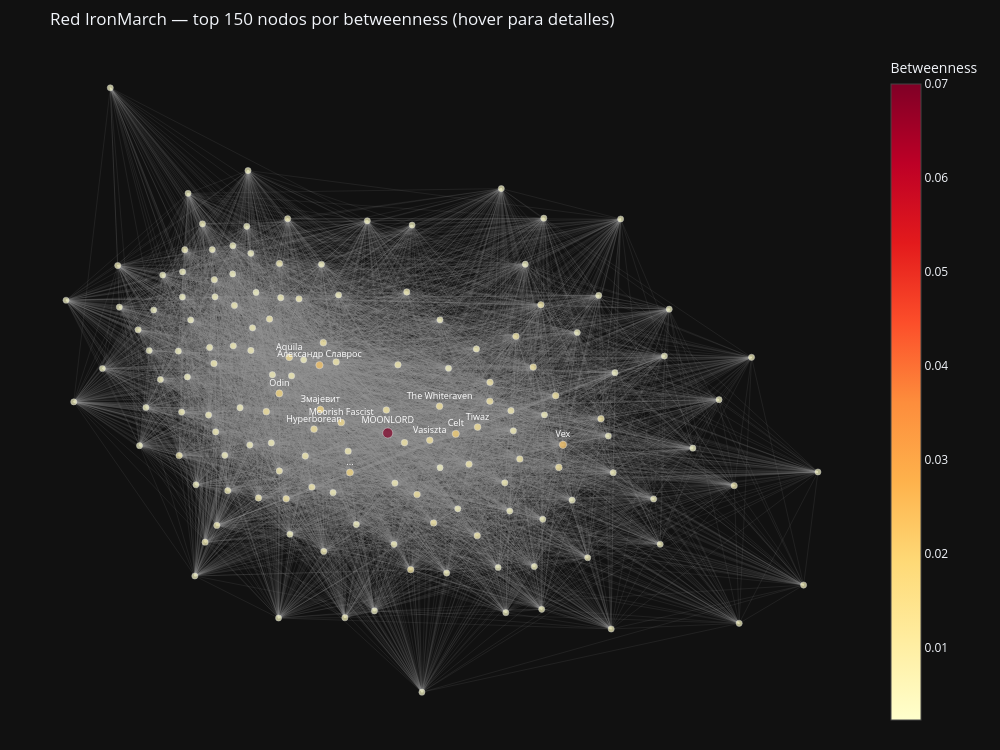

The code cell stored with this chart in its notebook:
### Markdown cell above
### 2.3 Visualización interactiva de la red pública

Esta celda genera una gráfica interactiva con Plotly. Puedes:
- **Hacer zoom** con la rueda del mouse
- **Mover la vista** arrastrando
- **Hacer hover** sobre un nodo para ver el nombre, betweenness y conexiones

Solo mostramos los **top 150 nodos por betweenness** para evitar solapamiento visual.
El tamaño de cada nodo es proporcional a su betweenness — los brokers más importantes
aparecen más grandes. El color también varía de amarillo (bajo) a rojo (alto betweenness).

### Code cell
if G_public.number_of_nodes() > 0 and 'btw_cent' in dir():
    G_main = G_public.subgraph(largest_cc).copy()

    # Seleccionar top 150 por betweenness dentro del componente principal
    top_nodes = sorted(
        [n for n in G_main.nodes() if n in btw_cent],
        key=lambda n: btw_cent[n], reverse=True
    )[:150]
    G_viz = G_main.subgraph(top_nodes).copy()

    # spring_layout calcula posiciones para los nodos evitando solapamiento
    # k=1.2 controla el espacio entre nodos, seed=42 hace el layout reproducible
    pos = nx.spring_layout(G_viz, k=1.2, iterations=80, seed=42)

    # Construir las aristas como líneas discontinuas
    edge_x, edge_y = [], []
    for u, v in G_viz.edges():
        x0, y0 = pos[u]; x1, y1 = pos[v]
        edge_x += [x0, x1, None]; edge_y += [y0, y1, None]  # None separa segmentos

    edge_trace = go.Scatter(
        x=edge_x, y=edge_y, mode='lines',
        line=dict(width=0.4, color='rgba(150,150,150,0.3)'),
        hoverinfo='none',
    )

    node_btw   = [btw_cent.get(n, 0) for n in G_viz.nodes()]
    node_names = [uid_to_name.get(n, f'uid:{n}') for n in G_viz.nodes()]
    # Tamaño: los brokers más importantes tienen nodos más grandes
    node_sizes = [b * 60 + 6 for b in node_btw]
    # Solo etiquetar los 12 nodos con mayor betweenness
    btw_threshold = sorted(node_btw, reverse=True)[min(12, len(node_btw) - 1)]

    node_trace = go.Scatter(
        x=[pos[n][0] for n in G_viz.nodes()],
        y=[pos[n][1] for n in G_viz.nodes()],
        mode='markers+text',
        marker=dict(
            size=node_sizes,
            color=node_btw,
            colorscale='YlOrRd',
            colorbar=dict(title='Betweenness'),
            line=dict(width=0.5, color='white'),
        ),
        text=[name if btw_cent.get(n, 0) >= btw_threshold else ''
              for n, name in zip(G_viz.nodes(), node_names)],
        textposition='top center',
        textfont=dict(size=9, color='white'),
        hovertext=[f'{name}<br>btw={btw_cent.get(n,0):.4f}<br>conexiones={G_viz.degree(n)}'
                   for n, name in zip(G_viz.nodes(), node_names)],
        hoverinfo='text',
    )

    fig = go.Figure(
        data=[edge_trace, node_trace],
        layout=go.Layout(
            title='Red IronMarch — top 150 nodos por betweenness (hover para detalles)',
            template='plotly_dark',
            showlegend=False,
            width=1000, height=750,
            xaxis=dict(showgrid=False, zeroline=False, showticklabels=False),
            yaxis=dict(showgrid=False, zeroline=False, showticklabels=False),
            margin=dict(l=20, r=20, t=50, b=20),
        )
    )
    fig.show()
else:
    print('Grafo vacío o betweenness no calculado. Ejecutar celdas anteriores.')

### Figure 1 — Plotly figure (JSON) as saved in the notebook; plotly's stock layout.template omitted (floating-point values rounded to 4 significant figures; data arrays with more than 128 entries replaced by an {"elided": "..."} marker saying what was removed)
{"data": [{"hoverinfo": "none", "line": {"color": "rgba(150,150,150,0.3)", "width": 0.4}, "mode": "lines", "type": "scatter", "x": {"elided": "24975 float values"}, "y": {"elided": "24975 float values"}}, {"hoverinfo": "text", "hovertext": {"elided": "150 str values"}, "marker": {"color": {"elided": "150 float values"}, "colorbar": {"title": {"text": "Betweenness"}}, "colorscale": [[0, "rgb(255,255,204)"], [0.125, "rgb(255,237,160)"], [0.25, "rgb(254,217,118)"], [0.375, "rgb(254,178,76)"], [0.5, "rgb(253,141,60)"], [0.625, "rgb(252,78,42)"], [0.75, "rgb(227,26,28)"], [0.875, "rgb(189,0,38)"], [1, "rgb(128,0,38)"]], "line": {"color": "white", "width": 0.5}, "size": {"elided": "150 float values"}}, "mode": "markers+text", "text": {"elided": "150 str values"}, "textfont": {"color": "white", "size": 9}, "textposition": "top center", "type": "scatter", "x": {"elided": "150 float values"}, "y": {"elided": "150 float values"}}], "layout": {"height": 750, "margin": {"b": 20, "l": 20, "r": 20, "t": 50}, "showlegend": false, "title": {"text": "Red IronMarch — top 150 nodos por betweenness (hover para detalles)"}, "width": 1000, "xaxis": {"showgrid": false, "showticklabels": false, "zeroline": false}, "yaxis": {"showgrid": false, "showticklabels": false, "zeroline": false}}}
